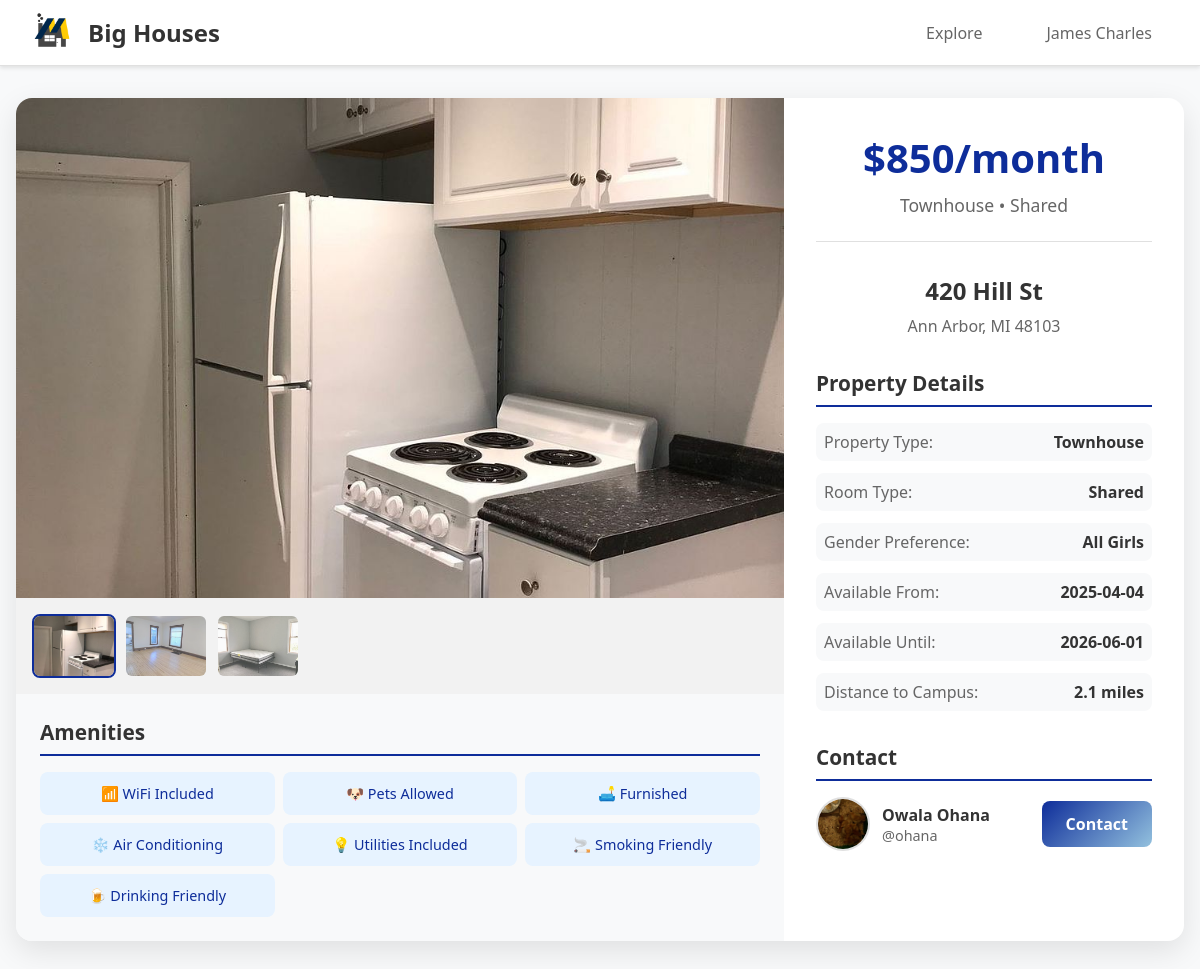
The app's page /posts/4/ (signed in) with its own data.
### tables this page shows
CREATE TABLE images (
    image_id INTEGER PRIMARY KEY,
    housing_id INT,
    img_url    VARCHAR(255),
    img_order  INT, 
    FOREIGN KEY (housing_id) REFERENCES posts(housing_id)
);

CREATE TABLE posts (
    housing_id      INT PRIMARY KEY,
    contact_student_uniqname VARCHAR(10),
    street_address  VARCHAR(255),
    city            VARCHAR(100),
    state           VARCHAR(50),
    zip_code        VARCHAR(20),
    latitude        DECIMAL(9,6),
    longitude       DECIMAL(9,6),
    monthly_rent    DECIMAL(10,2),
    house_type      VARCHAR(50),   -- Apartment, Dorm, House, Townhouse
    room_type       VARCHAR(50),   -- Studio, 1BR, 2BR, Shared
    gender          VARCHAR(50),   -- All Girls, All Boys, Mixed
    availability_start DATE,
    availability_end   DATE,
    distance_to_campus DECIMAL(5,2),
    wifi_included           BOOLEAN,
    laundry         BOOLEAN,
    parking         BOOLEAN,
    pets_allowed    BOOLEAN,
    furnished       BOOLEAN,
    weed_friendly   BOOLEAN, 
    smoking_friendly BOOLEAN,
    drinking_friendly   BOOLEAN,
    air_conditioning BOOLEAN,
    heating BOOLEAN, 
    utilities_included BOOLEAN,
    distance_from_campus FLOAT, 
    FOREIGN KEY (contact_student_uniqname) REFERENCES users(uniqname)
);

CREATE TABLE users (
    uniqname          VARCHAR(10) PRIMARY KEY,
    gender            VARCHAR(10), -- M/F/Other
    name              VARCHAR(100),
    phone_number      VARCHAR(20),
    budget            DECIMAL(10,2),
    preferred_location VARCHAR(100), -- not used!
    house_type_pref   VARCHAR(50),   -- Apartment, Dorm, House, Townhouse
    room_type_pref    VARCHAR(50),   -- Studio, 1BR, Shared, etc.
    move_in_date      DATE, -- Month/Year
    move_out_date     DATE, -- Month/Year
    grad_month        INT,
    grad_year         INT,
    password          VARCHAR(20),
    img_url           VARCHAR(100), 
    car               INT
);

### bigHouses/views/post.py (the view)
@bigHouses.app.route('/posts/<housing_id>/')
def show_post(housing_id):
    connection = bigHouses.model.get_db()
    if 'username' not in flask.session:
        return flask.redirect('/accounts/login/')
    logname = flask.session.get('username')
    post_info = connection.execute(
        "SELECT * "
        "FROM posts "
        "WHERE housing_id = ? ",
        (housing_id, )
    ).fetchone()
    if post_info is None:
        flask.abort(404)
    images = connection.execute(
        "SELECT img_url, img_order "
        "FROM images "
        "WHERE housing_id = ? "
        "ORDER BY img_order ASC",
        (housing_id, )
    ).fetchall()
    contact_info = connection.execute(
        "SELECT name, img_url "
        "FROM users "
        "WHERE uniqname = ?",
        (post_info['contact_student_uniqname'], )
    ).fetchone()
    post_dict = dict(post_info)
    post_dict['images'] = images
    post_dict['contact_name'] = contact_info['name'] if contact_info else None
    post_dict['contact_img_url'] = contact_info['img_url'] if contact_info else None
    context = {"logname": logname, "post": post_dict}
    return flask.render_template("post.html", **context)

### bigHouses/model.py (called while the page is built)
def dict_factory(cursor, row):
    return {col[0]: row[idx] for idx, col in enumerate(cursor.description)}

def get_db():
    if 'sqlite_db' not in flask.g:
        db_filename = bigHouses.app.config['DATABASE_FILENAME']
        flask.g.sqlite_db = sqlite3.connect(str(db_filename))
        flask.g.sqlite_db.row_factory = dict_factory
        flask.g.sqlite_db.execute("PRAGMA foreign_keys = ON")
    return flask.g.sqlite_db

### bigHouses/templates/post.html (shortened to what this page needs)
<!DOCTYPE html>
<html lang="en">
<head>
    <link rel="stylesheet" href="{{ url_for('static', filename='css/style.css') }}">
</head>
<body>
    <header class="header">
        <div class="header-left">
            <a href="/"> <img src="{{ url_for('static', filename='images/logo.png') }}" alt="Logo"> </a>
            <h2>Big Houses</h2>
        </div>
        <div class="header-right">
            <a href="/explore/" class="nav-link">Explore</a>
            <a href="/users/{{ logname }}/" class="nav-link">{{ logname }}</a>
        </div>
    </header>
    <main class="housing-detail-container">
        <div class="housing-detail-card">
            <div class="left-column">
                <div class="image-gallery">
                    {% if post.images %}
                        <div class="main-image">
                            <img src="/uploads/{{ post.images[0].img_url }}" alt="Property image" id="mainImage">
                        </div>
                        {% if post.images|length > 1 %}
                            <div class="thumbnail-strip">
                                {% for image in post.images %}
                                    <img src="/uploads/{{ image.img_url }}" alt="Property thumbnail"
                                         class="thumbnail {% if loop.index0 == 0 %}active{% endif %}"
                                         onclick="changeMainImage('{{ image.img_url }}', this)">
                                {% endfor %}
                            </div>
                        {% endif %}
                    {% else %}
                        <div class="no-images">
                            <p>No images available</p>
                        </div>
                    {% endif %}
                </div>
                <div class="amenities-section">
                    <h3>Amenities</h3>
                    <div class="amenities-grid">
                        {% if post.wifi_included %}
                            <div class="amenity">📶 WiFi Included</div>
                        {% endif %}
                        {% if post.pets_allowed %}
                            <div class="amenity">🐶 Pets Allowed</div>
                        {% endif %}
                        {% if post.furnished %}
                            <div class="amenity">🛋️ Furnished</div>
                        {% endif %}
                        {% if post.air_conditioning %}
                            <div class="amenity">❄️ Air Conditioning</div>
                        {% endif %}
                        {% if post.utilities_included %}
                            <div class="amenity">💡 Utilities Included</div>
                        {% endif %}
                        {% if post.smoking_friendly %}
                            <div class="amenity">🚬 Smoking Friendly</div>
                        {% endif %}
                        {% if post.drinking_friendly %}
                            <div class="amenity">🍺 Drinking Friendly</div>
                        {% endif %}
                    </div>
                </div>
            </div>
            <div class="housing-info">
                <div class="price-section">
                    <h1 class="price">${{ "%.0f"|format(post.monthly_rent) }}/month</h1>
                    <div class="property-type">{{ post.house_type }} • {{ post.room_type }}</div>
                </div>
                <div class="address-section">
                    <h2 class="address">{{ post.street_address }}</h2>
                    <p class="location">{{ post.city }}, {{ post.state }} {{ post.zip_code }}</p>
                </div>
                <div class="property-details">
                    <h3>Property Details</h3>
                    <div class="details-grid">
                        <div class="detail-item">
                            <span class="label">Property Type:</span>
                            <span class="value">{{ post.house_type }}</span>
                        </div>
                        <div class="detail-item">
                            <span class="label">Room Type:</span>
                            <span class="value">{{ post.room_type }}</span>
                        </div>
                        {% if post.gender %}
                        <div class="detail-item">
                            <span class="label">Gender Preference:</span>
                            <span class="value">{{ post.gender }}</span>
                        </div>
                        {% endif %}
                        {% if post.availability_start %}
                        <div class="detail-item">
                            <span class="label">Available From:</span>
                            <span class="value">{{ post.availability_start }}</span>
                        </div>
                        {% endif %}
                        {% if post.availability_end %}
                        <div class="detail-item">
                            <span class="label">Available Until:</span>
                            <span class="value">{{ post.availability_end }}</span>
                        </div>
                        {% endif %}
                        {% if post.distance_from_campus %}
                        <div class="detail-item">
                            <span class="label">Distance to Campus:</span>
                            <span class="value">{{ "%.1f"|format(post.distance_from_campus) }} miles</span>
                        </div>
                        {% endif %}
                    </div>
                </div>
                <div class="contact-section">
                    <h3>Contact</h3>
                    <div class="contact-info">
                        <a href="/users/{{ post.contact_student_uniqname }}/" class="contact-profile">
                            <img src="{{ url_for('uploaded_file', filename=post.contact_img_url) }}" alt="Contact profile" class="contact-avatar">
                            <div class="contact-details">
                                <div class="contact-name">{{ post.contact_name or post.contact_student_uniqname }}</div>
                                <div class="contact-username">@{{ post.contact_student_uniqname }}</div>
                            </div>
                        </a>
                        <a href="/users/{{ post.contact_student_uniqname }}/" class="contact-btn">Contact</a>
                    </div>
                </div>
            </div>
        </div>
    </main>
</body>
</html>

### bigHouses/static/css/style.css (style rules this page uses)
.header { height: 65px; display: flex; align-items: center; justify-content: space-between; padding: 0 2rem; background-color: #fff; border-bottom: 1px solid #e0e0e0; box-shadow: 0 2px 4px rgba(0, 0, 0, 0.1); }
.header-left { display: flex; align-items: center; gap: 1rem; }
.header-left img { height: 2.5rem; width: auto; }
.header-left h2 { margin: 0; color: #333; font-size: 1.5rem; font-weight: 600; }
.header-right { display: flex; align-items: center; gap: 2rem; }
.nav-link { text-decoration: none; color: #666; font-weight: 500; font-size: 1rem; padding: 0.5rem 1rem; border-radius: 0.5rem; transition: all 0.3s ease; }
.housing-detail-container { max-width: 1200px; margin: 2rem auto; padding: 0 1rem; }
.housing-detail-card { background: white; border-radius: 1rem; box-shadow: 0 10px 30px rgba(0, 0, 0, 0.1); overflow: hidden; display: grid; grid-template-columns: 1fr 400px; gap: 0; }
.left-column { display: flex; flex-direction: column; }
.image-gallery { position: relative; flex-shrink: 0; }
.main-image { width: 100%; height: 500px; overflow: hidden; }
.main-image img { width: 100%; height: 100%; object-fit: cover; transition: transform 0.3s ease; }
.thumbnail-strip { display: flex; gap: 0.5rem; padding: 1rem; background: rgba(0, 0, 0, 0.05); overflow-x: auto; }
.thumbnail { width: 80px; height: 60px; object-fit: cover; border-radius: 0.5rem; cursor: pointer; opacity: 0.7; transition: opacity 0.3s ease, transform 0.2s ease; border: 2px solid transparent; }
.thumbnail.active { opacity: 1; border-color: #0E2D9A; }
.housing-info { padding: 2rem; display: flex; flex-direction: column; gap: 2rem; }
.price-section { text-align: center; border-bottom: 1px solid #e0e0e0; padding-bottom: 1.5rem; }
.price { font-size: 2.5rem; font-weight: 700; color: #0E2D9A; margin: 0 0 0.5rem 0; }
.property-type { color: #666; font-size: 1.1rem; font-weight: 500; }
.address-section { text-align: center; }
.address { font-size: 1.5rem; font-weight: 600; color: #333; margin: 0 0 0.5rem 0; }
.location { color: #666; font-size: 1rem; margin: 0; }
.property-details h3, .amenities-section h3, .contact-section h3 { color: #333; font-size: 1.3rem; font-weight: 600; margin: 0 0 1rem 0; border-bottom: 2px solid #0E2D9A; padding-bottom: 0.5rem; }
.details-grid { display: grid; gap: 0.75rem; }
.detail-item { display: flex; justify-content: space-between; align-items: center; padding: 0.5rem; background: #f8f9fa; border-radius: 0.5rem; }
.detail-item .label { font-weight: 500; color: #666; }
.detail-item .value { font-weight: 600; color: #333; }
.amenities-section { padding: 1.5rem; background: #f8f9fa; }
.amenities-grid { display: grid; grid-template-columns: repeat(auto-fit, minmax(200px, 1fr)); gap: 0.5rem; }
.amenity { background: #e7f3ff; color: #0E2D9A; padding: 0.75rem; border-radius: 0.5rem; font-weight: 500; text-align: center; font-size: 0.9rem; }
.contact-info { display: flex; align-items: center; gap: 1rem; }
.contact-profile { display: flex; align-items: center; gap: 0.75rem; text-decoration: none; color: inherit; flex: 1; }
.contact-avatar { width: 50px; height: 50px; border-radius: 50%; object-fit: cover; border: 2px solid #e0e0e0; }
.contact-name { font-weight: 600; color: #333; }
.contact-username { color: #666; font-size: 0.9rem; }
.contact-btn { background: linear-gradient(135deg, #0E2D9A 0%, #93C1DE 100%); color: white; border: none; border-radius: 0.5rem; padding: 0.75rem 1.5rem; font-size: 1rem; font-weight: 600; text-decoration: none; transition: transform 0.2s ease; }
body { margin: 0; padding: 0; font-family: 'Segoe UI', Tahoma, Geneva, Verdana, sans-serif; background-color: #f8f9fa; }

### records on screen
images: img_url (picture)
images: img_url (picture)
images: img_url (picture)
posts: monthly_rent "850", house_type "Townhouse", room_type "Shared", street_address "420 Hill St", city "Ann Arbor", state "MI", zip_code "48103", gender "All Girls", availability_start "2025-04-04", availability_end "2026-06-01", distance_from_campus "2.1", contact_student_uniqname "ohana"
users: img_url (picture), name "Owala Ohana"

### other values on screen
{{ logname }} "James Charles"
